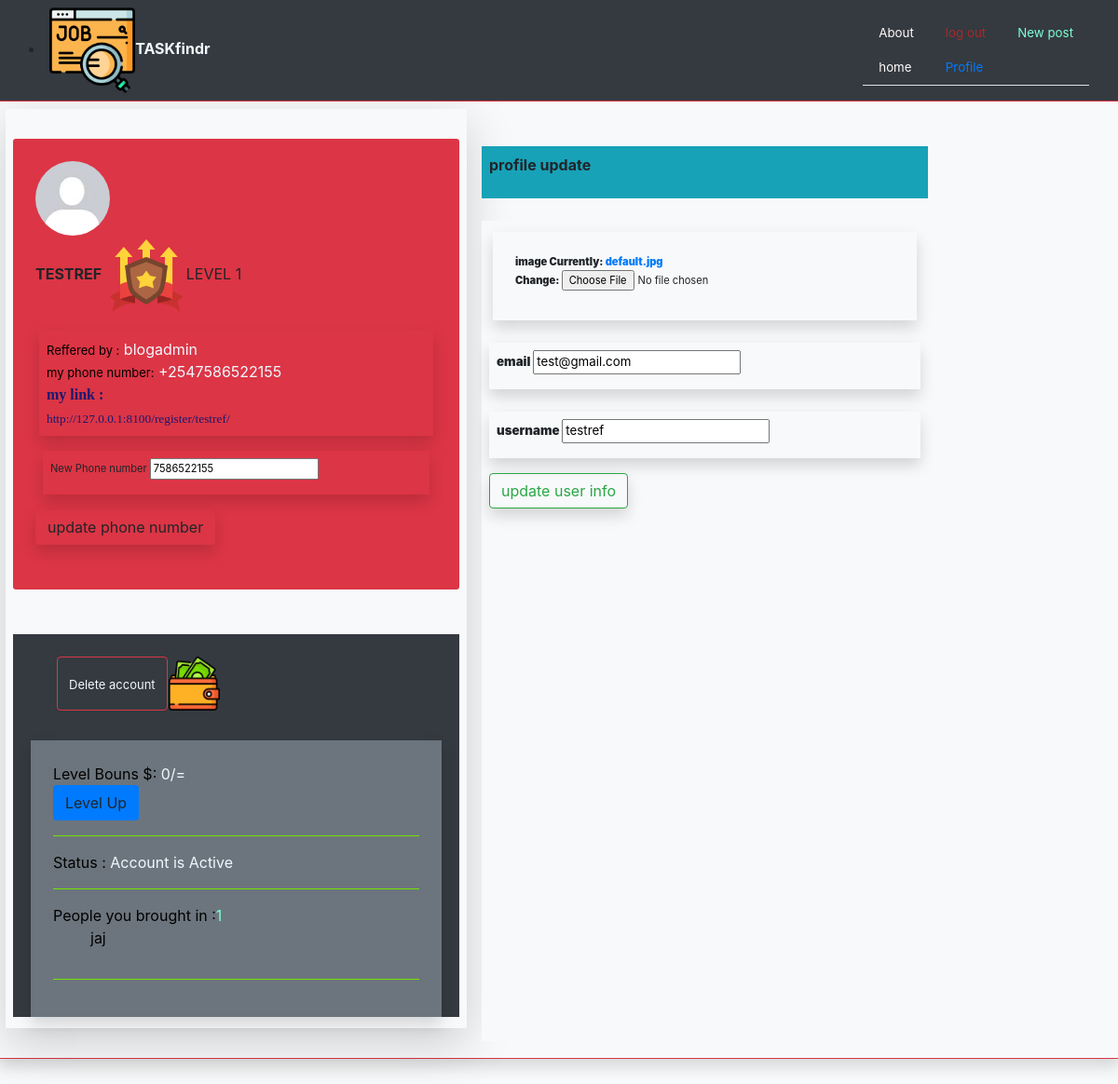
The page /profile/ (signed in) on the database as committed earlier.
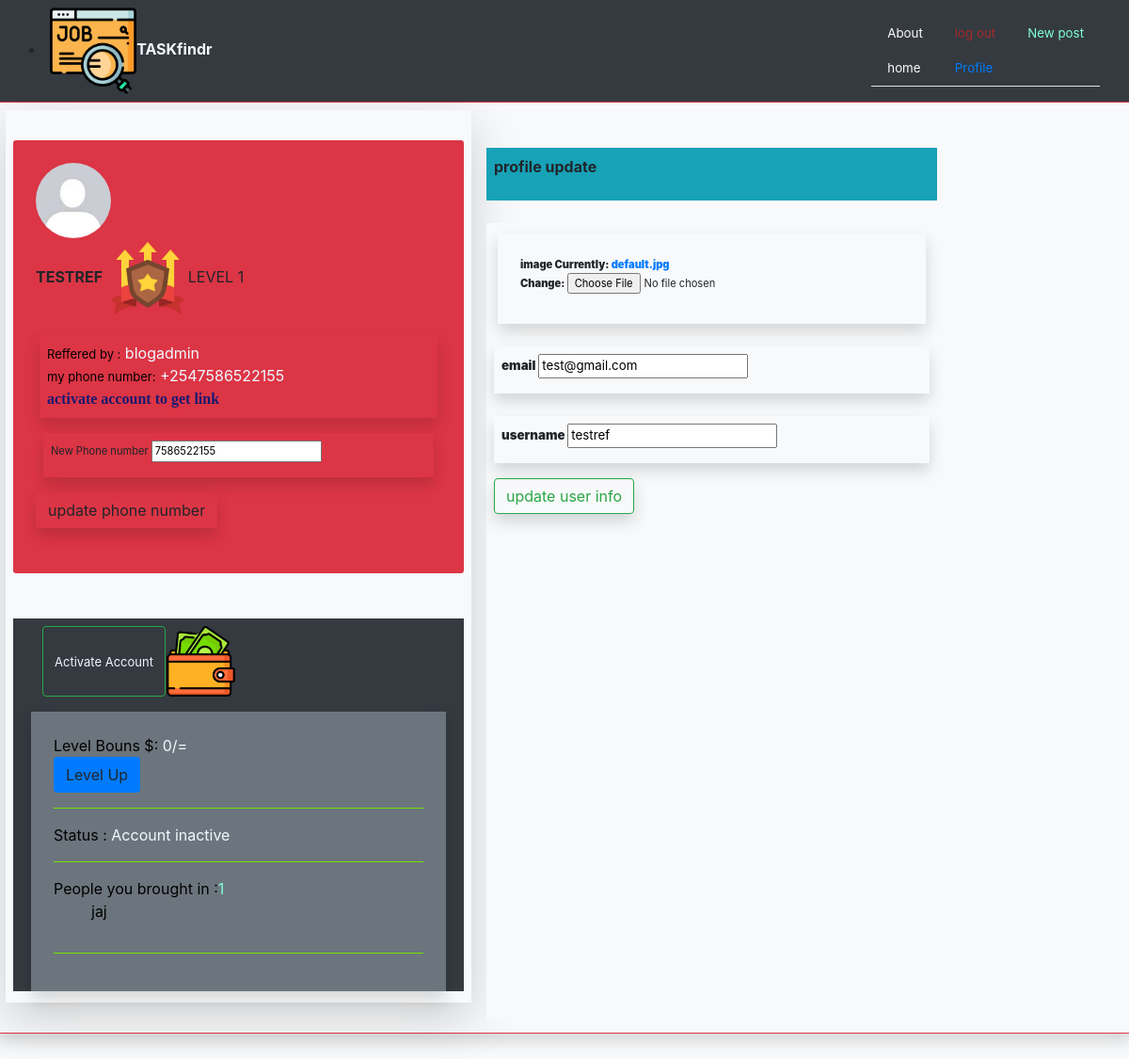
The same page on the database as committed later.
### users/models.py (models this page shows, shortened)
class profile(models.Model):
    user = models.OneToOneField(User, on_delete = models.CASCADE)
    image = models.ImageField(default ='default.jpg', upload_to ='profile_pics')
    bio = models.TextField(default=True)
    preference = models.TextField(default=True)
    level= models.IntegerField(default=1)
    phone_number = models.IntegerField(default=0)
    reffered_by = models.CharField(max_length=50,default=None,null=True)
    leveled_up = models.BooleanField(default=False)

### users/views.py (the view, shortened to what this page needs)
# urls.py: path('profile/',profile_view,name='profile'),
@login_required
def profile_view(request):
    account = Cashaccount.objects.get(owner=request.user)
    myprofile = profile.objects.get(user=request.user)
    u_form = updateuser(instance=request.user)
    p_form = updateprofile(instance= request.user.profile)
    context ={
    'u_form':u_form,
    'p_form':p_form,
    'errors':p_form.errors,
    'my_account':account,
    'reffs':account.refferals.all(),
    'total_reffs':account.refferals.count(),
    'my_profile':myprofile
    }
    return render(request,'blog/profile.html',context)

### users/forms.py
class updateuser(forms.ModelForm):
    email=forms.EmailField()
    class Meta:
        model=User
        fields=['username','email']

class updateprofile(forms.ModelForm):
    phone_number = forms.IntegerField(
         validators=[RegexValidator(
         r"^(?:254|\+254|0)?([17]\d{1})(\d{7})$",
         'enter a valid safaricom number')
         ]
        )
    class Meta:
        model=profile
        fields=['image','phone_number']

### users/models.py (called while the page is built)
    def get_level_bonus(self):#if ur, say level 2 and above you get a bonus of your level multiplied by 100 (2*100)
        bonus=0
        if self.amount >= 200:
            user_level = (self.amount//100)
            bonus = (user_level-1)*100
        return bonus

### blogger/templates/blog/profile.html (shortened to what the changed rows need)
{% extends "blog/base.html"%}
{% load static %}
{% block content %}
    <body>
      <div class=" container-fluid row shadow m-1 p-2 mb-4 bg-light border border-danger " style="height:100% width:100%">
              <div class="col-lg-5 shadow-lg p-2 mb-4">
                    <div class="col bg-danger rounded-sm mt-4 p-4">
                      <p class="mx-auto"><b>{{user.username|upper}}</b>
                        <div class="form-group shadow  m-1 p-2 "style="color:aliceblue">
                          <span ="profile pic"><span style="color:black;font-size:small;">Reffered by :</span> {{my_profile.reffered_by}}</span><br>
                          <span ="profile pic"> <span style="color:black;font-size:small;">my phone number:</span> +254{{my_profile.phone_number}}</span><br>
                          {% if my_account.is_valid == True %}
                          <span style="font-family:auto;color:midnightblue;font-size:smaller;" ="profile pic">
                             <b style="color:midnightblue;font-size:medium;">my link :</b> <br>
                              http://127.0.0.1:8100/register/{{my_profile.user.username}}/
                          </span>
                          {%else%}
                          <span style="font-family:auto;color:midnightblue;font-size:smaller;" ="profile pic">
                            <b style="color:midnightblue;font-size:medium;">activate account to get link</b> <br>
                          </span>
                          {% endif %}
                        </div>
                      </p>
                      <form class="mb-4 bg-danger" enctype="multipart/form-data" method="POST" style="height:90%;font-size:smaller;"> {% csrf_token %}
                        <div class="form-group shadow  m-2 p-2 "style="">
                            <label style="font-size:smaller;"for="profile pic">New Phone number {{p_form.phone_number}}</label>
                        </div>
                      </form>
                    </div>
                    <div class="mt-5 col-lg-12 bg-dark">
                      {% if my_account.is_valid == False%}
                        <div class="row p-2 m-2 ">
                          <button class="btn btn-outline-success"><a style="color:aliceblue;font-size:small;text-decoration:none;" href="{% url 'activation' my_account.id %}">Activate Account</a></button>
                          <img src="\static\images\icons\wallet.png" style="width:18%">
                        </div>
                      {% else %}
                        <div class="row p-4 m-2 ">
                          <button class="btn btn-outline-danger"><a style="color:aliceblue;font-size:small;text-decoration:none;" href="{% url 'delete_account' my_account.id %}">Delete account </a></button>
                          <img src="\static\images\icons\wallet.png" style="width:15%">
                        </div>
                        {% endif %}
                        <div class="form-group bg-secondary shadow  m-1 p-4 "style="color:aliceblue">
                          <span ="profile pic"><span style="color:black;">Level Bouns $:</span> {{my_account.get_level_bonus}}/=<br>
                          <a href="{% url 'level_up' %}"><button class="btn bg-primary">Level Up</button></a>
                          <hr style="background-color: chartreuse;">
                          <span ="profile pic"><span style="color:black;">Status : </span>{% if my_account.is_valid == True %} Account is Active{%else%}Account inactive{% endif %}<br>
                          <hr style="background-color: chartreuse;">
                          <span ="profile pic">
                        </div>
                    </div>
              </div>
              <div class="col-lg-5 m-2 p-2">
                <form class="p-2 bg-light" enctype="multipart/form-data" method="POST" style="height:90%;font-size:smaller;"> {% csrf_token %}
                  <div class="form-group shadow  m-1 p-4 "style="">
                      <label style="font-size:smaller;"for="profile pic">image {{p_form.image}}</label>
                  </div>
                </form>
              </div>
      </div>
    </body>
{% endblock %}

Rows that differ between the two databases and show on the page:
shown differently, row unchanged: profile "blogadmin": user.username "testref" → (not shown)
changed Cashaccount: is_valid True → False (drawn)
Other text that changed with them:
text no longer shown: "my link : http://127.0.0.1:8100/register/ / Delete account Account is Active"
text now shown: "activate account to get link Activate Account Account inactive"
